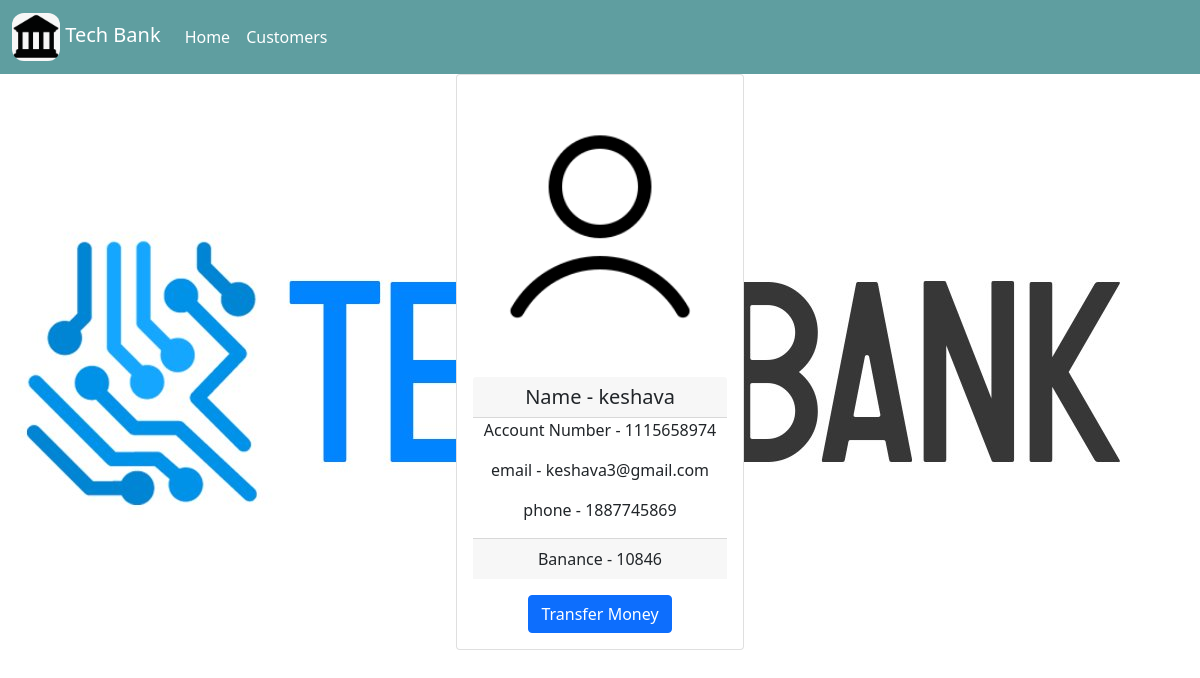
The app's page /Banking_System/details.php?id=1115658974 with its own data.
### tables this page shows
CREATE TABLE `customer` (
  `name` varchar(20) DEFAULT NULL,
  `acc_no` int(10) NOT NULL,
  `balance` float DEFAULT NULL,
  `email` varchar(30) DEFAULT NULL,
  `phone` int(13) DEFAULT NULL
);

### Banking_System/details.php (the view, shortened to what this page needs)
<!DOCTYPE HTML>
<html>
<head>
    <link href="https://cdn.jsdelivr.net/npm/bootstrap@5.0.1/dist/css/bootstrap.min.css" rel="stylesheet">
</head>
<body style=" background: url('./assets/TechBank.jpg') no-repeat center center fixed;">
    <nav class="navbar navbar-expand-lg navbar-dark" style="background-color:cadetblue" >
      <div class="container-fluid">
        <div class="collapse navbar-collapse" id="navbarTogglerDemo01">
          <a class="navbar-brand" href="./index.php"><img src="./assets/favicon.ico" style="border-radius:25%;"/>  Tech Bank</a>
          <ul class="navbar-nav me-auto mb-2 mb-lg-0">
            <li class="nav-item ">
              <a class="nav-link active" aria-current="page" href="./index.php">Home</a>
            </li>
            <li>
                <a class="nav-link active" aria-current="page" href="./customer_details.php">Customers</a>
            </li>
          </ul>
        </div>
      </div>
    </nav>
    <?php
        $acc_no = $_GET['id'];
        $servername = "localhost";
        $username = "bank";
        $password = "1999";
        $dbname = "banking";
        $conn = new mysqli($servername, $username, $password, $dbname);
        $sql = "SELECT name, acc_no, email, phone, balance  FROM customer WHERE acc_no = $acc_no";
        $result = $conn->query($sql);
        if ($result->num_rows > 0) {
            while($row = $result->fetch_assoc()) {
                $name =  $row["name"];
                $acc_no = $row["acc_no"];
                $email = $row['email'];
                $phone = $row['phone'];
                $balance = $row['balance'];
                echo '<div class="container-fluid>
                        <div class="row">
                            <div class="col-sm-4 mx-auto text-center">
                            <div class="card mx-auto" style="width: 18rem;">
                            <img src="assets/customer.png" class="card-img-top" style="height:80%;width:100%" alt="customer.jpg">
                            <div class="card-body">
                                <h5 class="card-title card-header">'."Name - $name".'</h5>
                                    <p class="card-text">'."Account Number - $acc_no".'</p>
                                    <p class="card-text">'."email - $email".'</p>
                                    <p class="card-text">'."phone - $phone".'</p>
                                    <p class="card-footer">'."Banance - $balance".'</p>
                                    <button'."  " ."onclick="."transact($acc_no);"." " .'class="btn btn-primary">Transfer Money</button>
                             </div>
                        </div>
                    </div>
                </div>
                </div>';
            }
        }
        else {
             echo "0 results";
        }
    ?>
</body>
</html>

### records on screen
customer: name "keshava", acc_no "1115658974", email "keshava3@gmail.com", phone "1887745869", balance "10846"
